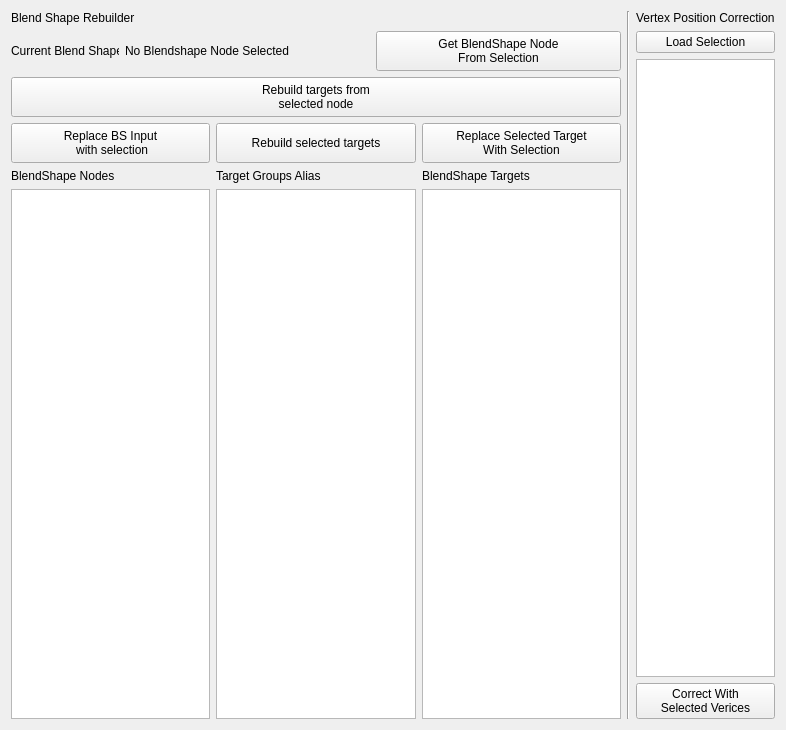
<?xml version="1.0" encoding="UTF-8"?>
<ui version="4.0">
 <class>Form</class>
 <widget class="QWidget" name="Form">
  <property name="geometry">
   <rect>
    <x>0</x>
    <y>0</y>
    <width>786</width>
    <height>730</height>
   </rect>
  </property>
  <property name="windowTitle">
   <string>Form</string>
  </property>
  <layout class="QHBoxLayout" name="horizontalLayout_4">
   <item>
    <layout class="QVBoxLayout" name="verticalLayout_5">
     <item>
      <widget class="QLabel" name="BlendShapeRebuilderLabel">
       <property name="text">
        <string>Blend Shape Rebuilder</string>
       </property>
      </widget>
     </item>
     <item>
      <layout class="QHBoxLayout" name="horizontalLayout_3">
       <item>
        <widget class="QLabel" name="CurrentBSlbl">
         <property name="maximumSize">
          <size>
           <width>108</width>
           <height>16777215</height>
          </size>
         </property>
         <property name="frameShadow">
          <enum>QFrame::Plain</enum>
         </property>
         <property name="text">
          <string>Current Blend Shape:</string>
         </property>
        </widget>
       </item>
       <item>
        <widget class="QLabel" name="BlendShapeNodeNamelbl">
         <property name="frameShape">
          <enum>QFrame::NoFrame</enum>
         </property>
         <property name="text">
          <string>No Blendshape Node Selected</string>
         </property>
        </widget>
       </item>
       <item>
        <widget class="QPushButton" name="GetBlendshapeBtn">
         <property name="minimumSize">
          <size>
           <width>0</width>
           <height>40</height>
          </size>
         </property>
         <property name="maximumSize">
          <size>
           <width>16777215</width>
           <height>40</height>
          </size>
         </property>
         <property name="text">
          <string>Get BlendShape Node
From Selection</string>
         </property>
        </widget>
       </item>
      </layout>
     </item>
     <item>
      <layout class="QHBoxLayout" name="horizontalLayout_2">
       <item>
        <widget class="QPushButton" name="RebuildTargetsFromSelectionBtn">
         <property name="minimumSize">
          <size>
           <width>0</width>
           <height>40</height>
          </size>
         </property>
         <property name="text">
          <string>Rebuild targets from 
selected node</string>
         </property>
        </widget>
       </item>
      </layout>
     </item>
     <item>
      <layout class="QHBoxLayout" name="horizontalLayout">
       <item>
        <layout class="QVBoxLayout" name="verticalLayout">
         <item>
          <widget class="QPushButton" name="ReplaceBlendShapeInputBtn">
           <property name="minimumSize">
            <size>
             <width>0</width>
             <height>40</height>
            </size>
           </property>
           <property name="text">
            <string>Replace BS Input 
 with selection</string>
           </property>
          </widget>
         </item>
         <item>
          <widget class="QLabel" name="BlendShapeNodesLbl">
           <property name="text">
            <string>BlendShape Nodes</string>
           </property>
          </widget>
         </item>
         <item>
          <widget class="QListWidget" name="BlendShapeNodeTbl"/>
         </item>
        </layout>
       </item>
       <item>
        <layout class="QVBoxLayout" name="verticalLayout_2">
         <item>
          <widget class="QPushButton" name="RebuildSelectedTargets">
           <property name="minimumSize">
            <size>
             <width>0</width>
             <height>40</height>
            </size>
           </property>
           <property name="text">
            <string>Rebuild selected targets</string>
           </property>
          </widget>
         </item>
         <item>
          <widget class="QLabel" name="TargetGroupsLbl">
           <property name="text">
            <string>Target Groups Alias</string>
           </property>
          </widget>
         </item>
         <item>
          <widget class="QListWidget" name="InputTargetGroupAlias"/>
         </item>
        </layout>
       </item>
       <item>
        <layout class="QVBoxLayout" name="verticalLayout_3">
         <item>
          <widget class="QPushButton" name="ReplaceTargetWithSelBtn">
           <property name="minimumSize">
            <size>
             <width>0</width>
             <height>40</height>
            </size>
           </property>
           <property name="maximumSize">
            <size>
             <width>16777215</width>
             <height>40</height>
            </size>
           </property>
           <property name="text">
            <string>Replace Selected Target 
With Selection</string>
           </property>
          </widget>
         </item>
         <item>
          <widget class="QLabel" name="label_3">
           <property name="text">
            <string>BlendShape Targets</string>
           </property>
          </widget>
         </item>
         <item>
          <widget class="QListWidget" name="TargetList"/>
         </item>
        </layout>
       </item>
      </layout>
     </item>
    </layout>
   </item>
   <item>
    <widget class="Line" name="line">
     <property name="orientation">
      <enum>Qt::Vertical</enum>
     </property>
    </widget>
   </item>
   <item>
    <layout class="QVBoxLayout" name="verticalLayout_4">
     <item>
      <widget class="QLabel" name="CorrectVtxPosBtn">
       <property name="frameShape">
        <enum>QFrame::NoFrame</enum>
       </property>
       <property name="text">
        <string>Vertex Position Correction</string>
       </property>
      </widget>
     </item>
     <item>
      <widget class="QPushButton" name="LoadSelectionBtn">
       <property name="toolTip">
        <string>Load Targets you want to correct, then select the vertex on the original shape that you want to transfer to this targets. </string>
       </property>
       <property name="text">
        <string>Load Selection</string>
       </property>
      </widget>
     </item>
     <item>
      <widget class="QListWidget" name="listWidget"/>
     </item>
     <item>
      <widget class="QPushButton" name="CorrectVtxBtn">
       <property name="minimumSize">
        <size>
         <width>100</width>
         <height>30</height>
        </size>
       </property>
       <property name="text">
        <string>Correct With 
Selected Verices</string>
       </property>
      </widget>
     </item>
    </layout>
   </item>
  </layout>
 </widget>
 <resources/>
 <connections/>
</ui>
